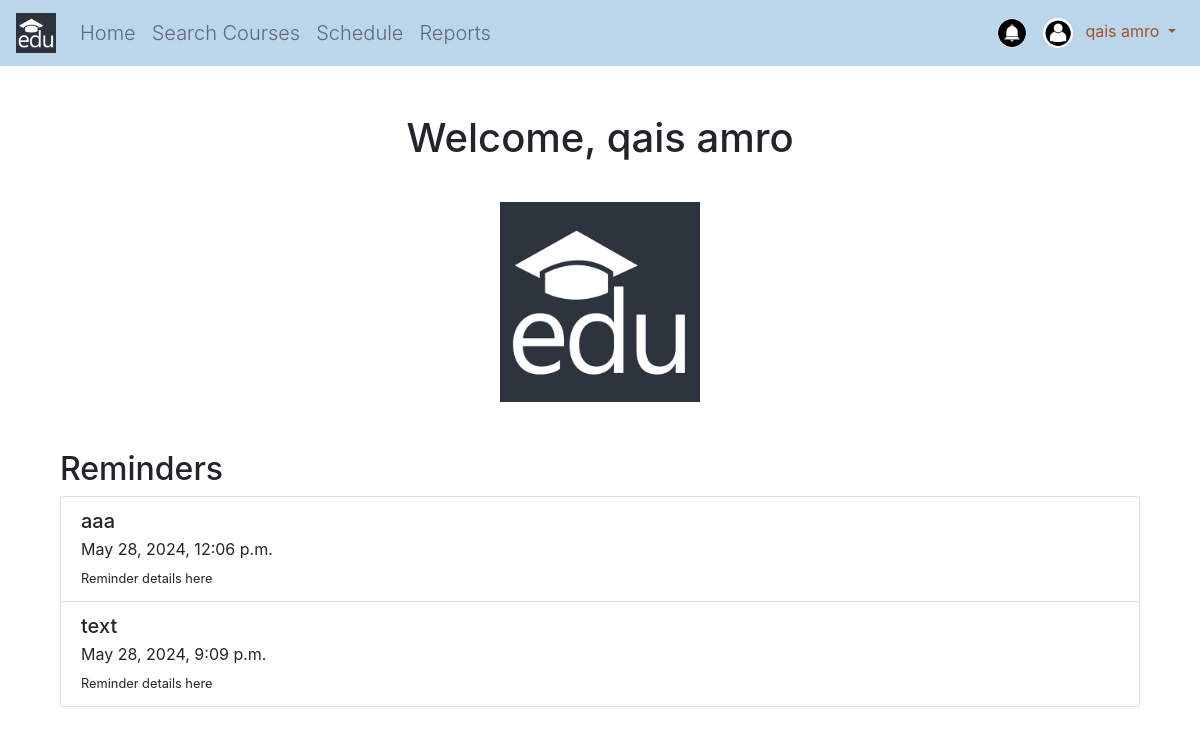
The page /accounts/profile/ (signed in) on the database its author committed.
### registration/models.py (models this page shows, shortened)
class Reminder(models.Model):
    user = models.ForeignKey(User, on_delete=models.CASCADE)
    reminder_type = models.CharField(max_length=100)
    reminder_date = models.DateTimeField()

### registration/views.py (the view)
# urls.py: path('accounts/profile/', views.profile, name='profile'),
@login_required
def profile(request):
     reminders = Reminder.objects.filter(user=request.user)
     return render(request, 'registration/profile.html', {
        'reminders': reminders,
    })

### templates/registration/profile.html (shortened to what this page needs)
{% extends "base.html" %}
{% load static %}
{% block content %}
<div class="container mt-5">
    <h1 class="mt-5 text-center">Welcome, {{ user.first_name }} {{ user.last_name }}</h1>
    <div class="row mt-4">
        <div class="col-md-6 offset-md-3 text-center">
            <img src="{% static 'images/logo.jpg' %}" alt="Logo" class="img-fluid mt-3" style="max-width: 200px;">
        </div>
    </div>
    <div class="mt-5">
        <h2>Reminders</h2>
        <div class="list-group">
            {% if reminders %}
                {% for reminder in reminders %}
                    <div class="list-group-item">
                        <h5 class="mb-1">{{ reminder.reminder_type }}</h5>
                        <p class="mb-1">{{ reminder.reminder_date|date:"F j, Y, g:i a" }}</p>
                        <small>Reminder details here</small>
                    </div>
                {% endfor %}
            {% else %}
                <div class="alert alert-warning" role="alert">
                    No reminders available.
                </div>
            {% endif %}
        </div>
    </div>
</div>
{% endblock %}

### templates/base.html (shortened to what this page needs)
{% load static %}
<!DOCTYPE html>
<html>
<head>
    <link rel="stylesheet" href="https://maxcdn.bootstrapcdn.com/bootstrap/4.0.0/css/bootstrap.min.css">
</head>
<body style="padding-bottom: 60px;">
  <nav class="navbar navbar-expand-lg navbar-light" style="background-color: rgb(187, 213, 235);">
    <a class="navbar-brand" href="{% url 'home' %}">
        <img src="{% static 'images/logo.jpg' %}" alt="Logo" style="height: 40px;">
    </a>
    <div class="collapse navbar-collapse" id="navbarSupportedContent">
      <ul class="navbar-nav mr-auto">
          <li class="nav-item">
              <a class="nav-link lead" href="{% url 'home' %}">Home</a>
          </li>
          {% if user.is_authenticated %}
          <li class="nav-item">
              <a class="nav-link lead" href="{% url 'search_courses' %}">Search Courses</a>
          </li>
          <li class="nav-item">
              <a class="nav-link lead" href="{% url 'view_schedule' %}">Schedule</a>
          </li>
          <li class="nav-item">
              <a class="nav-link lead" href="{% url 'course_reports' %}">Reports</a>
          </li>
          {% endif %}
      </ul>
    </div>
        <div class="navbar-nav ml-auto">
          {% if user.is_authenticated %}
          <div class="d-flex flex-column flex-lg-row align-items-center">
              <a href="{% url 'notification' %}" class="rounded-circle border mr-2" style="width: 30px; height: 30px; overflow: hidden;">
                  <img src="{% static 'images/notification.jpg' %}" alt="Notification" style="width: 100%; height: 100%; object-fit: cover;">
              </a>
              <div class="nav-item dropdown">
                  <a class="nav-link dropdown-toggle" href="#" id="navbarDropdown" role="button" data-toggle="dropdown" aria-haspopup="true" aria-expanded="false" style="color: sienna;">
                      <img src="{% static 'images/user.jpg' %}" alt="User Image" class="rounded-circle mr-2" style="width: 30px; height: 30px;">
                      {{ user.first_name }} {{ user.last_name }}
                  </a>
              </div>
          </div>
          {% else %}
          <div class="d-flex flex-column flex-lg-row align-items-center">
              <a class="nav-item nav-link lead" style="color: rgb(68, 68, 68);" href="{% url 'login' %}">Login</a>
              <a class="nav-item nav-link lead" style="color: rgb(68, 68, 68);" href="{% url 'register' %}">Register</a>
          </div>
          {% endif %}
      </div>
</nav>
<div class="container" style="padding-bottom: 60px;">
    {% block content %}{% endblock %}
</div>
</body>
</html>

### rows shown on the page
Reminder: reminder_type "aaa", reminder_date "May 28, 2024, 12:06 p.m."
Reminder: reminder_type "text", reminder_date "May 28, 2024, 9:09 p.m."

### other values the page prints
{{ user.first_name }} "qais"
{{ user.last_name }} "amro"
